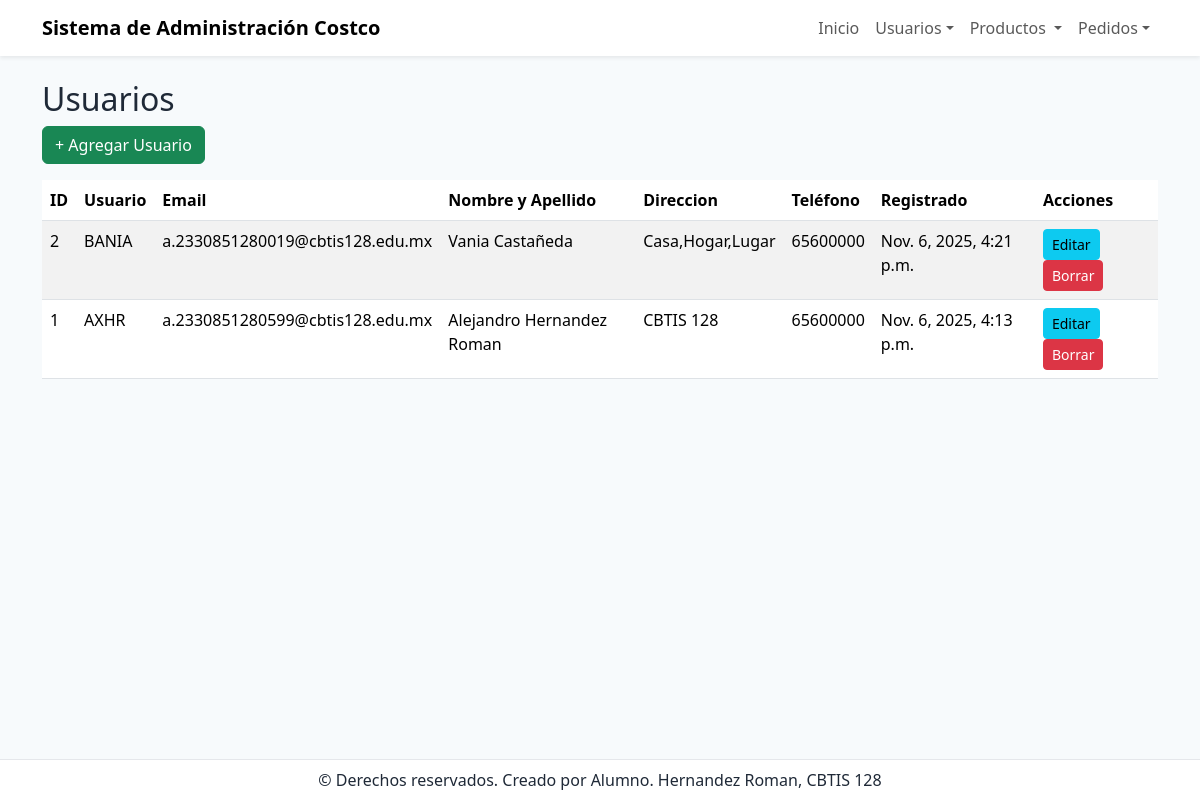
Screenshot of /usuarios/ with the database file from the repository.
### app_Costco/models.py (models this page shows, shortened)
class Usuario(models.Model):
    nombre_usuario = models.CharField(max_length=100, unique=True)
    email = models.EmailField(unique=True)
    nombre = models.CharField(max_length=100)
    apellido = models.CharField(max_length=100)
    direccion = models.TextField()
    telefono = models.CharField(max_length=20, blank=True, null=True)
    fecha_registro = models.DateTimeField(auto_now_add=True)

### app_Costco/views.py (the view)
# urls.py: path('usuarios/', views.ver_usuario, name='ver_usuario'),
def ver_usuario(request):
    usuarios = Usuario.objects.all().order_by('-fecha_registro')
    return render(request, 'usuario/ver_usuario.html', {'usuarios': usuarios})

### app_Costco/templates/usuario/ver_usuario.html
{% extends "base.html" %}
{% block content %}
<h2>Usuarios</h2>
<a class="btn btn-success mb-3" href="{% url 'agregar_usuario' %}">+ Agregar Usuario</a>
<table class="table table-striped">
  <thead>
    <tr>
      <th>ID</th>
      <th>Usuario</th>
      <th>Email</th>
      <th>Nombre y Apellido</th>
      <th>Direccion</th>
      <th>Teléfono</th>
      <th>Registrado</th>
      <th>Acciones</th>
    </tr>
  </thead>
  <tbody>
    {% for u in usuarios %}
    <tr>
      <td>{{ u.id }}</td>
      <td>{{ u.nombre_usuario }}</td>
      <td>{{ u.email }}</td>
      <td>{{ u.nombre }} {{ u.apellido }}</td>
      <td>{{ u.direccion }}</td>
      <td>{{ u.telefono }}</td>
      <td>{{ u.fecha_registro }}</td>
      <td>
        <a class="btn btn-sm btn-info" href="{% url 'actualizar_usuario' u.id %}">Editar</a>
        <a class="btn btn-sm btn-danger" href="{% url 'borrar_usuario' u.id %}">Borrar</a>
      </td>
    </tr>
    {% empty %}
    <tr><td colspan="7">No hay usuarios.</td></tr>
    {% endfor %}
  </tbody>
</table>
{% endblock %}

### app_Costco/templates/base.html (shortened to what this page needs)
<!doctype html>
<html lang="es">
<head>
  <link href="https://cdn.jsdelivr.net/npm/bootstrap@5.3.2/dist/css/bootstrap.min.css" rel="stylesheet">
</head>
<body>
  {% include 'navbar.html' %}
  <main class="container py-4">
    {% block content %}{% endblock %}
  </main>
  {% include 'footer.html' %}
</body>
</html>

### app_Costco/templates/navbar.html (shortened to what this page needs)
<nav class="navbar navbar-expand-lg navbar-light bg-white shadow-sm">
    <div class="container">
      <a class="navbar-brand" href="{% url 'inicio_costco' %}">Sistema de Administración Costco</a>
      <div class="collapse navbar-collapse" id="navMenu">
        <ul class="navbar-nav ms-auto">
          <li class="nav-item"><a class="nav-link" href="{% url 'inicio_costco' %}">Inicio</a></li>
          <li class="nav-item dropdown">
            <a class="nav-link dropdown-toggle" href="#" role="button" data-bs-toggle="dropdown">Usuarios</a>
          </li>
          <li class="nav-item dropdown">
            <a class="nav-link dropdown-toggle" href="#" role="button" data-bs-toggle="dropdown">
              Productos
            </a>
          </li>
          <li class="nav-item dropdown">
            <a class="nav-link dropdown-toggle" href="#" role="button" data-bs-toggle="dropdown">Pedidos</a>
          </li>
        </ul>
      </div>
    </div>
  </nav>

### app_Costco/templates/footer.html
<footer>
    <div class="container">
      &copy; {{ now.year }} Derechos reservados. Creado por Alumno. Hernandez Roman, CBTIS 128
    </div>
  </footer>

### app_Costco/templates/base.html (style rules this page uses)
body { background: #f7fafc; color: #1f2937; }
.navbar-brand { font-weight: 700; }
footer { position: fixed; bottom: 0; left: 0; right: 0; background:#fff; border-top: 1px solid #e5e7eb; padding: .5rem 1rem; text-align:center; }
main { padding-bottom: 3.5rem; }

### rows the page displays
Usuario: id "2", nombre_usuario "BANIA", email "a.2330851280019@cbtis128.edu.mx", nombre "Vania", apellido "Castañeda", direccion "Casa,Hogar,Lugar", telefono "65600000", fecha_registro "Nov. 6, 2025, 4:21 p.m."
Usuario: id "1", nombre_usuario "AXHR", email "a.2330851280599@cbtis128.edu.mx", nombre "Alejandro", apellido "Hernandez Roman", direccion "CBTIS 128", telefono "65600000", fecha_registro "Nov. 6, 2025, 4:13 p.m."
